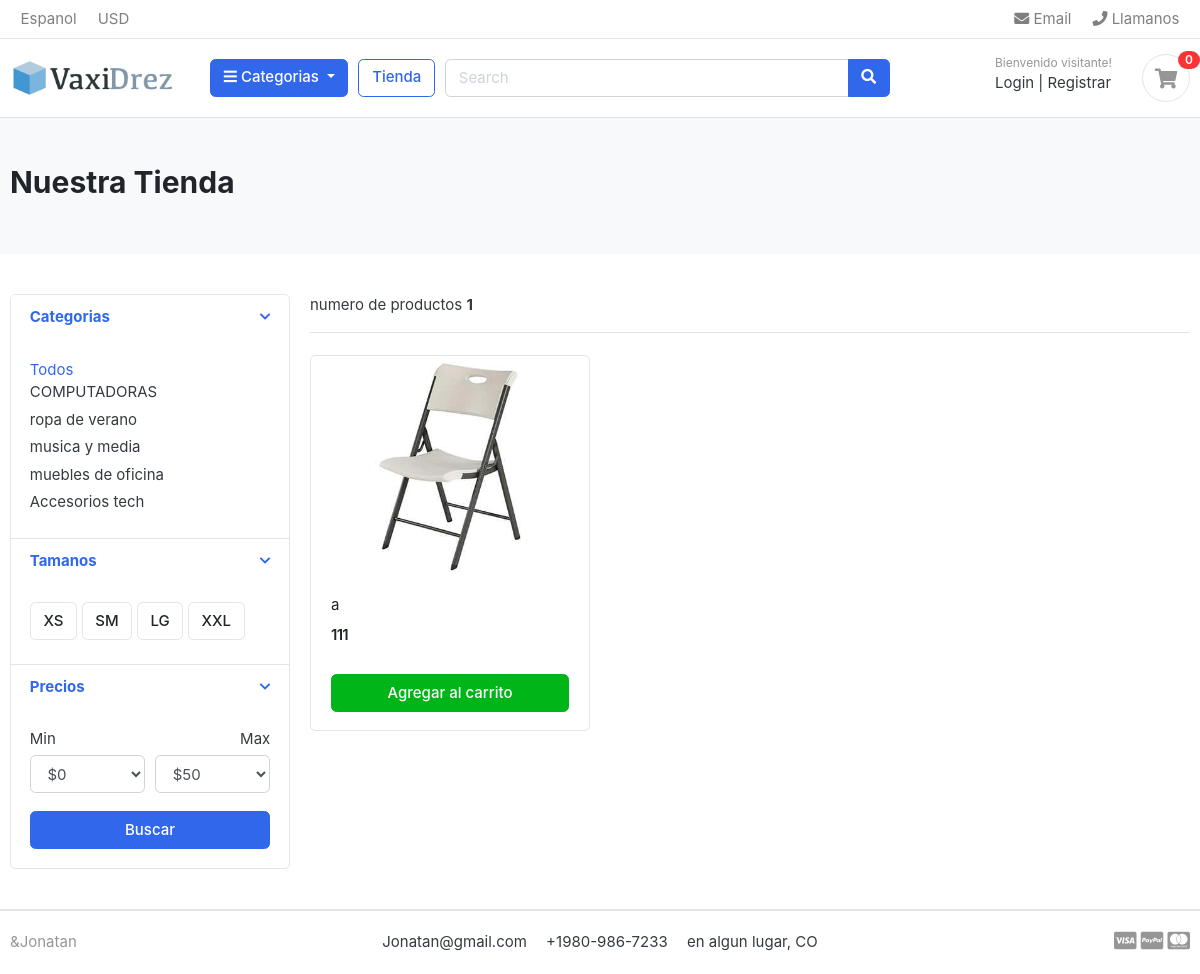
/store/ropa-de-verano, run on an earlier commit of the app's database.
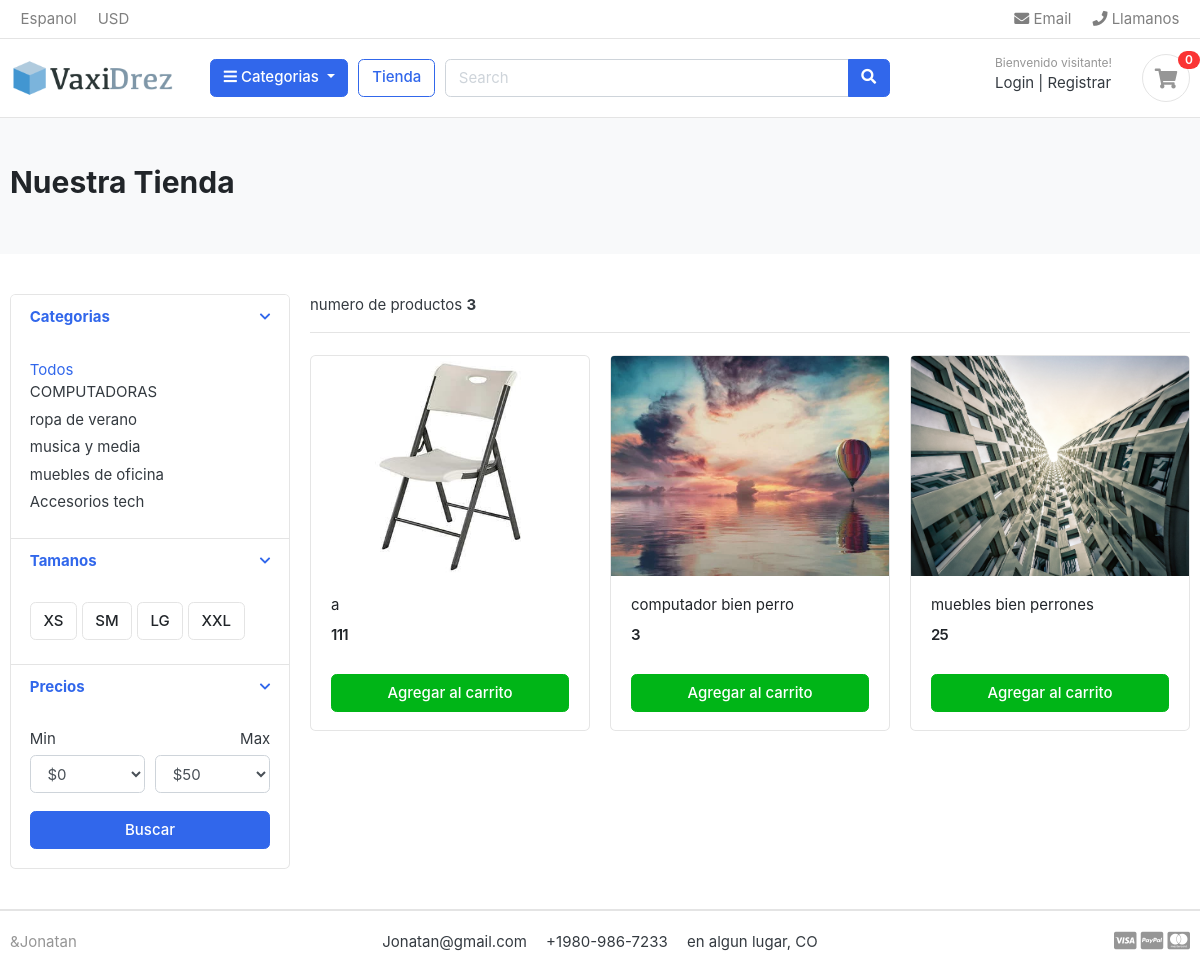
And on a later commit of the database.
### category/models.py (models this page shows, shortened)
class Category(models.Model):
    category_name = models.CharField(max_length=50, unique=True)
    description = models.CharField(max_length=255, blank=True)
    slug = models.CharField(max_length=100, unique=True)
    cat_image = models.ImageField(upload_to='photos/categories', blank=True)
    class Meta:
        verbose_name = 'category'
        verbose_name_plural = 'categories'
    def get_url(self):
        return reverse('products_by_category', args=[self.slug])

### store/models.py (models this page shows, shortened)
class Product(models.Model):
    product_name = models.CharField(max_length=200, unique=True)
    slug = models.CharField(max_length=200, unique=True)
    description = models.TextField(max_length=500, blank=True)
    price = models.IntegerField()
    images = models.ImageField(upload_to='photos/products')
    stock = models.IntegerField()
    is_available = models.BooleanField(default=True)
    category = models.ForeignKey(Category, on_delete=models.CASCADE)
    created_date = models.DateTimeField(auto_now_add=True)
    modified_date = models.DateTimeField(auto_now=True)
    def get_url(self):
        return reverse('product_detail', args=[self.category.slug, self.slug])

### store/views.py (the view)
# urls.py: path('store/', include('store.urls')),
def store(request, category_slug=None):
    categories = None
    products = None
    if category_slug is not None:
        categories = get_object_or_404(Category, slug=category_slug)
        products = Product.objects.filter(category=categories, is_available=True).order_by('product_name')  # Ordena por nombre de producto
    else:
        products = Product.objects.filter(is_available=True).order_by('product_name')  # Ordena por nombre de producto
    paginator = Paginator(products, 5)
    page_number = request.GET.get('page')
    paged_products = paginator.get_page(page_number)
    context = {
        'products': paged_products,
        'product_count': products.count()
    }
    return render(request, 'store/store.html', context)

### carts/context_processors.py (called while the page is built)
def counter(request):
    cart_count = 0
    try:
        cart = Cart.objects.filter(cart_id=_cart_id(request))
        cart_items = CartItem.objects.all().filter(cart=cart[:1])
        for cart_item in cart_items:
            cart_count += cart_item.quantity
    except Cart.DoesNotExist as e:
        cart_count = 0
    return dict(cart_count=cart_count)

### carts/views.py (called while the page is built)
def _cart_id(request):
    cart_data = request.session.session_key
    if not cart_data:
        cart_data = request.session.create()
    return cart_data

### category/context_processors.py (called while the page is built)
def menu_links(request):
    links = Category.objects.all()
    return dict(links=links)

### templates/store/store.html (shortened to what the changed rows need)
<!DOCTYPE html>
{% extends 'base.html' %}
{% block content%}
<body>
<section class="section-pagetop bg">
    <div class="container">
        <h2 class="title-page">Nuestra Tienda</h2>
    </div>
    </section>
<section class="section-content padding-y">
    <div class="container">
    <div class="row">
        <aside class="col-md-3">
    <div class="card">
        <article class="filter-group">
            <div class="filter-content collapse show" id="collapse_1" style="">
                <div class="card-body">
                    {% for category in links %}
                    <ul class="list-menu">
                    <li><a href="{{category.get_url}}">{{category.category_name}} </a></li>
                    </ul>
                    {% endfor %}
                </div>
            </div>
        </article>
    </div>
        </aside>
        <main class="col-md-9">
    <header class="border-bottom mb-4 pb-3">
            <div class="form-inline">
                <span class="mr-md-auto"> numero de productos <b>{{product_count}}</b> </span>
            </div>
    </header>
    <div class="row">
        {% for product in products %}
        <div class="col-md-4">
            <figure class="card card-product-grid">
                <div class="img-wrap">
                    <a href="{{ product.get_url }}"> <img src="{{ product.images.url }}"> </a>
                </div>
                <figcaption class="info-wrap">
                    <div class="fix-height">
                        <a href="{{ product.get_url }}" class="title">{{product.product_name}}</a>
                        <div class="price-wrap mt-2">
                            <span class="price">{{ product.price }}</span>
                        </div>
                    </div>
                    <a href="{%  url 'add_cart' product.id  %}" class="btn btn-block btn-success">Agregar al carrito</a>
                </figcaption>
            </figure>
        </div>
              {% endfor %}
    </div>
        </main>
    </div>
    </div>
    </section>
</body>
{%endblock%}

What changed in the data, as far as the page shows it:
added Product: images (picture), product_name "computador bien perro", price "3"
added Product: images (picture), product_name "muebles bien perrones", price "25"
Also different on the page:
{{ product_count }}: "1" → "3"
